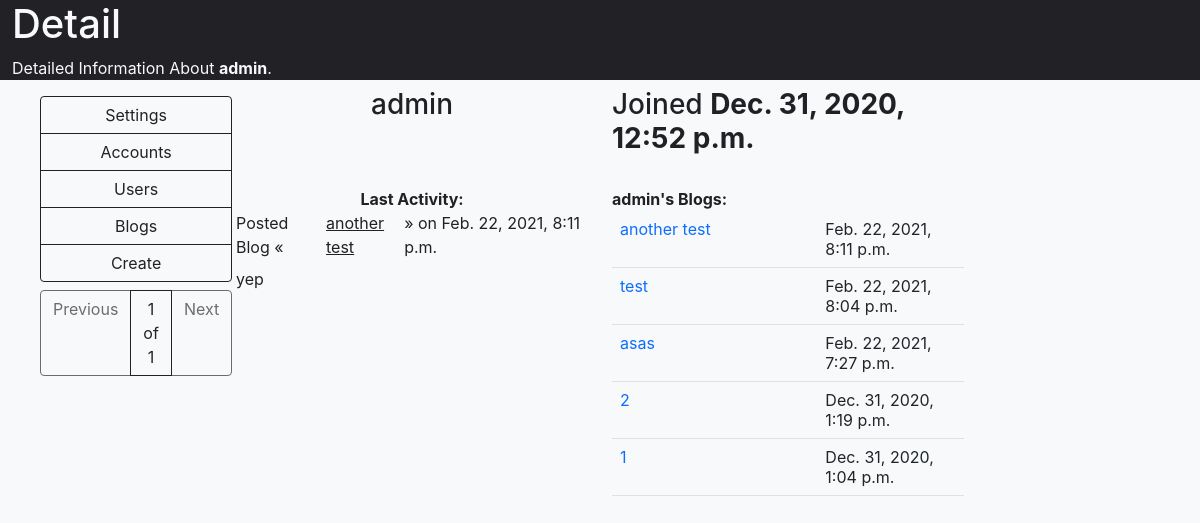
The page /accounts/users/admin/ (signed in) on the database its author committed.
### blogs/models.py (models this page shows)
class Blog(models.Model):
    user = models.ForeignKey(User, on_delete=models.CASCADE, blank=True, null=True)
    blog_name = models.CharField(max_length=200)
    blog_text = models.CharField(max_length=9999)
    pub_date = models.DateTimeField(auto_now_add=True, blank=True, null=True)
    def __str__(self):
        return self.blog_name

### accounts/views.py (the view)
# urls.py: path('users/<str:username>/', views.detail, name='detail'),
def detail(request, username):
    user_info = User.objects.get(username=username)
    user_id = user_info.id
    blog_list = Blog.objects.filter(user=user_id).order_by('-pub_date')
    latest = ''
    if len(blog_list) > 0:
        latest = Blog.objects.filter(user=user_id).order_by('-pub_date')[0]
    paginator = Paginator(blog_list, 10)
    page_number = request.GET.get('page')
    page_obj = paginator.get_page(page_number)
    return render(
        request, 'accounts/detail.html',
        {'account': user_info, 'page_obj': page_obj, 'latest': latest}
    )

### templates/accounts/detail.html (shortened to what this page needs)
{% extends '../base/base.html' %}
{% block header %}
    <h1>Detail</h1>
    <p>Detailed Information About <b>{{ account.username }}</b>.</p>
{% endblock %}
{% block content %}
    <div class='container-fluid pt-2'>
        <div class='row'>
            <div class='col-6 d-flex justify-content-center'>
                <h3>{{ account.username }}</h3>
            </div>
            <div class='col-6'>
                <h3>Joined <b>{{ account.date_joined }}</b></h3>
            </div>
        </div>
        <div class='row pt-4'>
            {% if page_obj %}
                <div class='col-6'>
                    <div class='d-flex justify-content-center fw-bold'>
                        Last Activity:
                    </div>
                    <div class='d-flex justify-content-center'>
                        Posted Blog
                        &laquo;<span class='text-decoration-underline'>{{ latest }}</span>&raquo;
                        on {{ latest.pub_date }}
                    </div>
                    <p class='mt-2'>{{ latest.blog_text }}</p>
                </div>
                <div class='col-6'>
                    <b>{{ account.username }}'s Blogs:</b>
                    <table class='table table-hover'>
                        {% for blog in page_obj %}
                            <tr>
                                <td class='col-7'><a href='{% url "blogs:detail" blog.id %}' class='text-decoration-none'>{{ blog }}</a></td>
                                <td>{{ blog.pub_date }}</td>
                            </tr>
                        {% endfor %}
                    </table>
            {% endif %}
        </div>
    </div>
{% endblock %}

### rows shown on the page
Blog: blog_name "another test", pub_date "Feb. 22, 2021, 8:11 p.m.", blog_text "yep"
Blog: blog_name "test", pub_date "Feb. 22, 2021, 8:04 p.m."
Blog: blog_name "asas", pub_date "Feb. 22, 2021, 7:27 p.m."
Blog: blog_name "2", pub_date "Dec. 31, 2020, 1:19 p.m."
Blog: blog_name "1", pub_date "Dec. 31, 2020, 1:04 p.m."

### other values the page prints
{{ account.username }} "admin"
{{ page_obj.number }} "1"
{{ page_obj.paginator.num_pages }} "1"
{{ account.date_joined }} "Dec. 31, 2020, 12:52 p.m."
